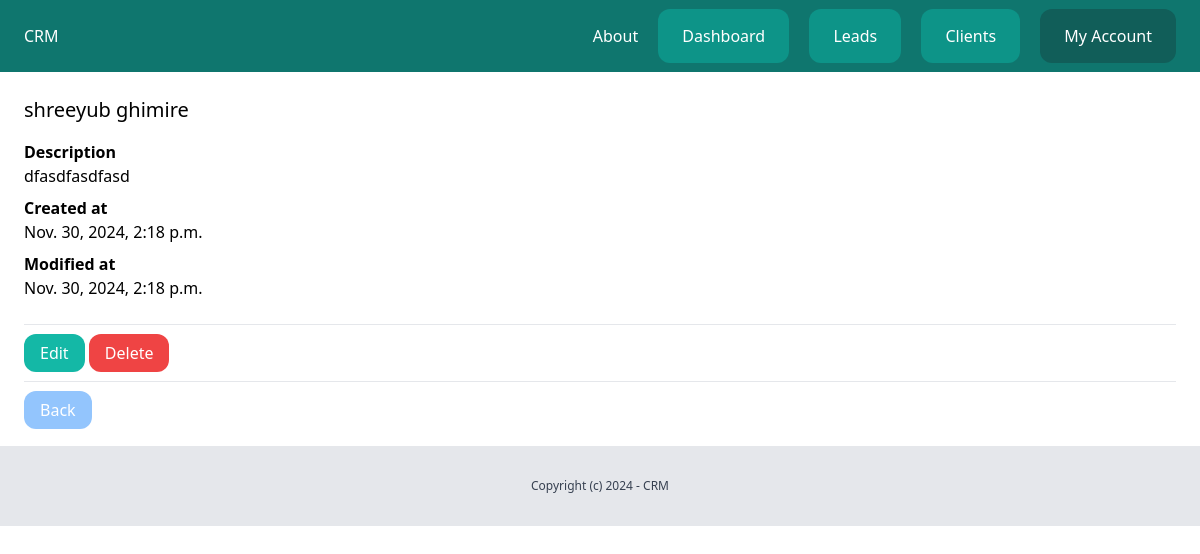
The page /dashboard/clients/6/ (signed in) on the database its author committed.
### client/models.py (models this page shows, shortened)
class Client(models.Model):
    team = models.ForeignKey(Team, related_name='clients', on_delete=models.CASCADE)
    name = models.CharField(max_length=225)
    email = models.EmailField()
    description = models.TextField(blank=True, null=True)
    created_by = models.ForeignKey(User, related_name='clients', on_delete=models.CASCADE)
    created_at = models.DateTimeField(auto_now_add=True)
    modified_at = models.DateTimeField(auto_now=True)
    class Meta:
        ordering = ('-created_at',)

### client/views.py (the view)
# urls.py: path('<int:pk>/', views.clients_detail, name='detail'),
@login_required
def clients_detail(request, pk):
    client = get_object_or_404(Client, created_by=request.user, pk=pk)
    return render(request, 'client/clients_detail.html', {
        'client': client
    })

### client/templates/client/clients_detail.html (shortened to what this page needs)
{% extends 'core/base.html' %}
{% block content %}
    <div class="py-6 px-6">
        <h1 class="mb-4 text-xl">{{ client.name }}</h1>
        {% if client.description %}
            <p class ="font-semibold">Description</p>
            <p class="mb-2">{{ client.description }}</p>
        {% endif %}
        <p class="font-semibold">Created at</p>
        <p class="mb-2">{{ client.created_at}}</p>
        <p class="font-semibold">Modified at</p>
        <p class="mb-6">{{ client.modified_at }}</p>
        <hr class="my-4">
        <a href="{% url 'clients:edit' client.id %}" class="py-2 px-4 rounded-xl bg-teal-500 text-white">Edit</a>
        <a href="{% url 'clients:delete' client.id %}" class="py-2 px-4 rounded-xl bg-red-500 text-white">Delete</a>
        <hr class="my-4">
        <a href="{% url 'clients:list' %}" class="py-2 px-4 rounded-xl bg-blue-300 text-white">Back</a>
    </div>
{% endblock %}

### rows shown on the page
Client: name "shreeyub ghimire", description "dfasdfasdfasd", created_at "Nov. 30, 2024, 2:18 p.m.", modified_at "Nov. 30, 2024, 2:18 p.m."
